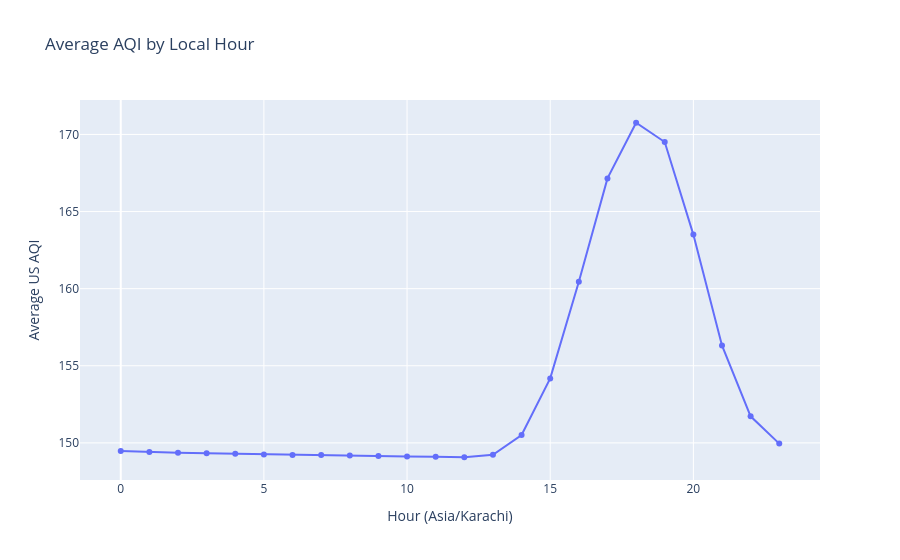

The code cell stored with this chart in its notebook:
### Markdown cell above
## Chart 5: Hour-of-day profile

Finding: AQI is relatively flat overnight and then rises sharply through the late afternoon and early evening local hours.

Possible explanation: daytime activity and boundary-layer changes likely interact to create a recurring intra-day pollution build-up.

Model implication: hour-of-day should be retained as a calendar feature and encoded cyclically, even though the dominant signal is slower-moving seasonality and persistence.

### Code cell
hourly = aqi_clean.groupby('hour_local')['us_aqi'].mean().reset_index()
fig = px.line(hourly, x='hour_local', y='us_aqi', markers=True, title='Average AQI by Local Hour')
fig.update_layout(xaxis_title='Hour (Asia/Karachi)', yaxis_title='Average US AQI')
fig.show()

### Figure 1 — Plotly figure (JSON) as saved in the notebook; plotly's stock layout.template omitted (floating-point values rounded to 4 significant figures)
{"data": [{"hovertemplate": "hour_local=%{x}<br>us_aqi=%{y}<extra></extra>", "legendgroup": "", "line": {"color": "#636efa", "dash": "solid"}, "marker": {"symbol": "circle"}, "mode": "lines+markers", "name": "", "orientation": "v", "showlegend": false, "type": "scatter", "x": [0, 1, 2, 3, 4, 5, 6, 7, 8, 9, 10, 11, 12, 13, 14, 15, 16, 17, 18, 19, 20, 21, 22, 23], "xaxis": "x", "y": [149.5, 149.4, 149.4, 149.3, 149.3, 149.2, 149.2, 149.2, 149.2, 149.2, 149.1, 149.1, 149.1, 149.2, 150.5, 154.2, 160.4, 167.2, 170.8, 169.5, 163.5, 156.3, 151.7, 150.0], "yaxis": "y"}], "layout": {"legend": {"tracegroupgap": 0}, "title": {"text": "Average AQI by Local Hour"}, "xaxis": {"anchor": "y", "domain": [0, 1], "title": {"text": "Hour (Asia/Karachi)"}}, "yaxis": {"anchor": "x", "domain": [0, 1], "title": {"text": "Average US AQI"}}}}
